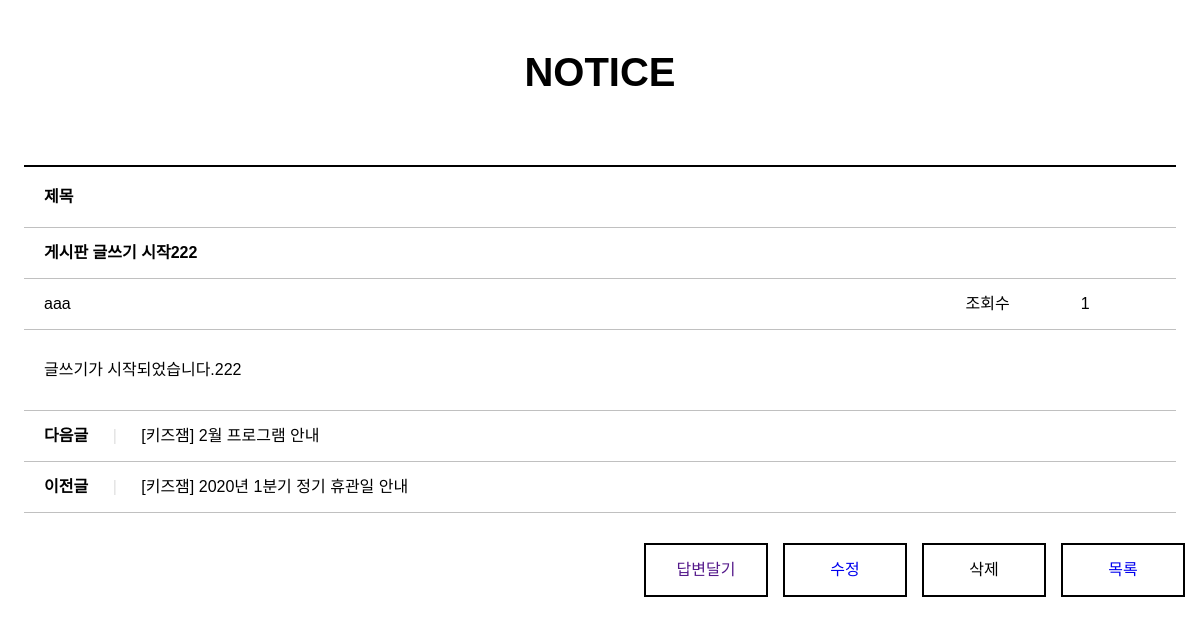
Page /board/15/bview/ on the committed database.
### board/models.py (models this page shows, shortened)
class Freeboard(models.Model):
    b_no = models.AutoField(primary_key=True)
    b_id = models.CharField(max_length=100)
    b_title = models.CharField(max_length=1000)
    b_content = models.TextField()
    b_date = models.DateTimeField(default=datetime.now(),blank=True)
    b_hit = models.IntegerField(default=1)

### board/views.py (the view)
# urls.py: path('<str:b_no>/bview/',views.bview,name='bview'),
def bview(request,b_no):
    qs = Freeboard.objects.get(b_no=b_no)
    context={'board':qs}
    return render(request,'content_view.html',context)

### board/templates/content_view.html (shortened to what this page needs)
{% load static %}
<!DOCTYPE html>
<html>
<head>
  <link rel="stylesheet" href="https://cdnjs.cloudflare.com/ajax/libs/font-awesome/5.12.1/css/all.min.css">
  <link rel="stylesheet" href="{% static 'css/style.css' %}">
  <link rel="stylesheet" href="{% static 'css/read.css' %}">
</head>
<body>
<section>
    <h1>NOTICE</h1>
    <table>
      <colgroup>
        <col width="80%">
        <col width="10%">
        <col width="10%">
      </colgroup>
      {% if board %}
      <tr>
        <th colspan="3">제목</th>
      </tr>
      <tr>
        <td colspan="3"><strong>{{board.b_title}}</strong></td>
      </tr>
      <tr>
        <td>{{board.b_id }}</td>
        <td>조회수</td>
        <td>{{board.b_hit }}</td>
      </tr>
      <tr>
        <td colspan="3" class="article">{{board.b_content }}</td>
      </tr>
      <tr>
        <td colspan="3"><strong>다음글</strong> <span class="separator">|</span> [키즈잼] 2월 프로그램 안내</td>
      </tr>
      <tr>
        <td colspan="3"><strong>이전글</strong> <span class="separator">|</span> [키즈잼] 2020년 1분기 정기 휴관일 안내</td>
      </tr>
    </table>
    {% endif %}
    <a href="{% url 'board:blist' %}"><div class="list">목록</div></a>
    <a onclick="deleteBtn()"><div class="list">삭제</div></a>
    <a href="{% url 'board:bmodify' board.b_no %}"><div class="list">수정</div></a>
    <a href=""><div class="list">답변달기</div></a>
  </section>
</body>
</html>

### static/css/style.css (style rules this page uses)
*, body { margin: 0; padding: 0; font-family: 'Noto Sans KR', sans-serif; font-size: 16px; text-decoration: none; }
a { cursor: pointer; }

### static/css/read.css (style rules this page uses)
section { text-align: center; }
h1 { margin-top: 50px; margin-bottom: 0; font-size: 40px; }
table { width: 96%; margin-top: 70px; margin-left: auto; margin-right: auto; line-height: 40px; }
table { border-collapse: collapse; }
th { padding: 10px 0 10px 20px; border: 1px solid silver; border-top: 2px solid black; }
td { padding: 5px 0 5px 20px; border: 1px solid silver; }
th, td { text-align: left; border-left: hidden; border-right: hidden; }
.article { padding: 20px 0 20px 20px; }
.separator { padding: 0 20px 0 20px; color: #e0e0e0; }
.list { float: right; width: 120px; height: 50px; line-height: 50px; margin: 30px 15px 10px 0; border: 2px black solid; }

### rows in the picture
Freeboard: b_title "게시판 글쓰기 시작222", b_id "aaa", b_hit "1", b_content "글쓰기가 시작되었습니다.222"
